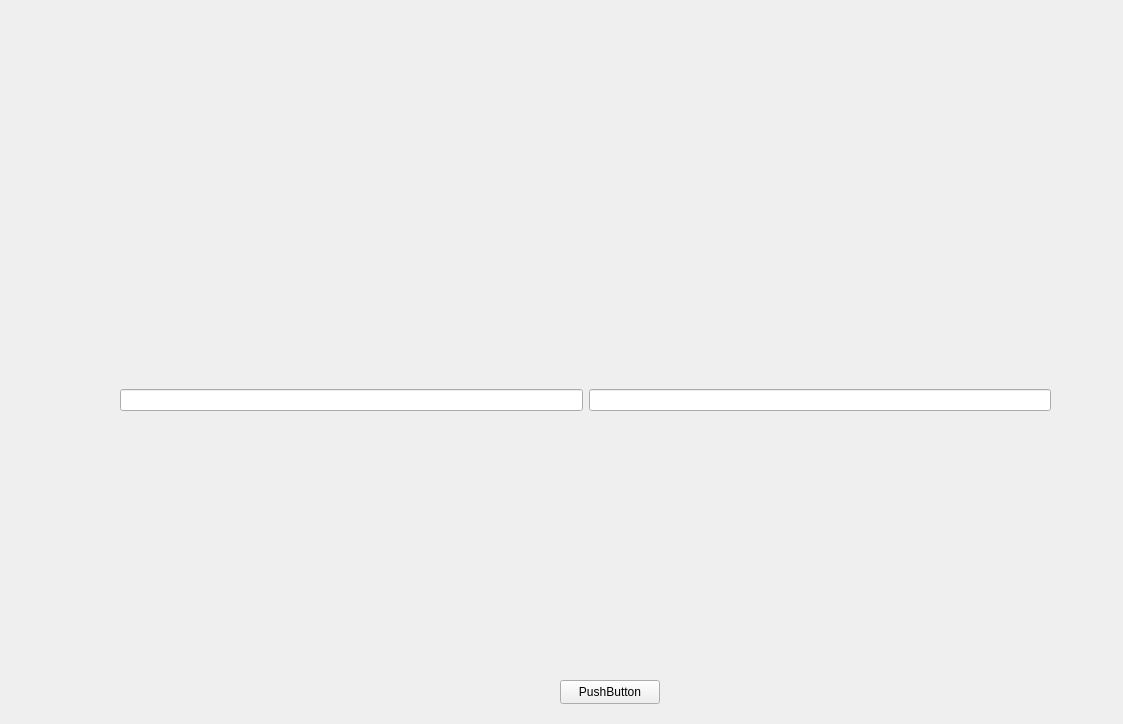
<?xml version="1.0" encoding="UTF-8"?>
<ui version="4.0">
 <class>Form</class>
 <widget class="QWidget" name="Form">
  <property name="geometry">
   <rect>
    <x>0</x>
    <y>0</y>
    <width>1123</width>
    <height>724</height>
   </rect>
  </property>
  <property name="windowTitle">
   <string>Form</string>
  </property>
  <widget class="QPushButton" name="pushButton">
   <property name="geometry">
    <rect>
     <x>560</x>
     <y>680</y>
     <width>100</width>
     <height>24</height>
    </rect>
   </property>
   <property name="sizePolicy">
    <sizepolicy hsizetype="Preferred" vsizetype="Fixed">
     <horstretch>0</horstretch>
     <verstretch>0</verstretch>
    </sizepolicy>
   </property>
   <property name="text">
    <string>PushButton</string>
   </property>
  </widget>
  <widget class="QWidget" name="">
   <property name="geometry">
    <rect>
     <x>120</x>
     <y>150</y>
     <width>931</width>
     <height>501</height>
    </rect>
   </property>
   <layout class="QHBoxLayout" name="horizontalLayout">
    <item>
     <widget class="QLineEdit" name="lineeditinput"/>
    </item>
    <item>
     <widget class="QLineEdit" name="lineeditmirror"/>
    </item>
   </layout>
  </widget>
 </widget>
 <resources/>
 <connections/>
</ui>
